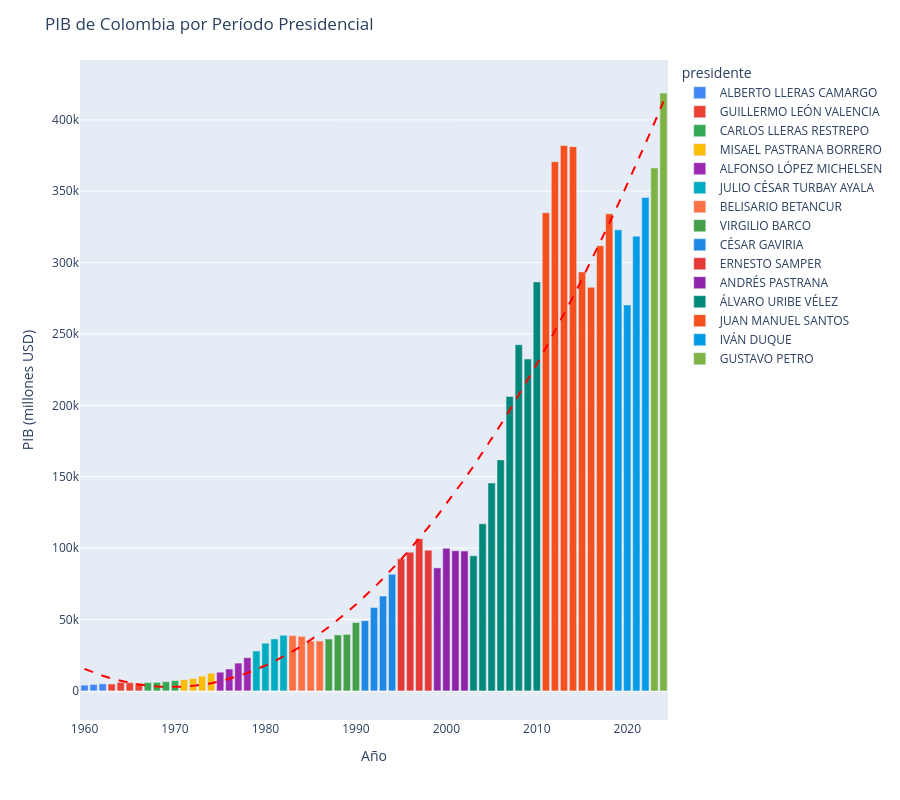

Notebook code cell kept with this figure:
### Markdown cell above
### Crecimiento del PIB Anual por periodo presidencial

### Code cell
## PIB total por período presidencial
fig = px.bar(df, x='year', y='total_gdp_million', color='presidente',
             color_discrete_map=PRES_COLOR_MAP,
             category_orders={'presidente': PRESIDENTES_ORDEN},
             labels={'total_gdp_million': 'PIB (millones USD)', 'year': 'Año'})
add_trend(fig, df['year'].values, df['total_gdp_million'].values, degree=2)
fig.update_layout(
    title='PIB de Colombia por Período Presidencial',
    xaxis_title='Año', yaxis_title='PIB (millones USD)', height=HEIGHT,
)
fig.show()

### Figure 1 — Plotly figure (JSON) as saved in the notebook; plotly's stock layout.template omitted (floating-point values rounded to 4 significant figures)
{"data": [{"alignmentgroup": "True", "hovertemplate": "presidente=ALBERTO LLERAS CAMARGO<br>Año=%{x}<br>PIB (millones USD)=%{y}<extra></extra>", "legendgroup": "ALBERTO LLERAS CAMARGO", "marker": {"color": "#4285F4", "pattern": {"shape": ""}}, "name": "ALBERTO LLERAS CAMARGO", "offsetgroup": "ALBERTO LLERAS CAMARGO", "orientation": "v", "showlegend": true, "textposition": "auto", "type": "bar", "x": [1960, 1961, 1962], "xaxis": "x", "y": [4031.0, 4540.0, 4956.0], "yaxis": "y"}, {"alignmentgroup": "True", "hovertemplate": "presidente=GUILLERMO LEÓN VALENCIA<br>Año=%{x}<br>PIB (millones USD)=%{y}<extra></extra>", "legendgroup": "GUILLERMO LEÓN VALENCIA", "marker": {"color": "#EA4335", "pattern": {"shape": ""}}, "name": "GUILLERMO LEÓN VALENCIA", "offsetgroup": "GUILLERMO LEÓN VALENCIA", "orientation": "v", "showlegend": true, "textposition": "auto", "type": "bar", "x": [1963, 1964, 1965, 1966], "xaxis": "x", "y": [4836.0, 5973.0, 5761.0, 5429.0], "yaxis": "y"}, {"alignmentgroup": "True", "hovertemplate": "presidente=CARLOS LLERAS RESTREPO<br>Año=%{x}<br>PIB (millones USD)=%{y}<extra></extra>", "legendgroup": "CARLOS LLERAS RESTREPO", "marker": {"color": "#34A853", "pattern": {"shape": ""}}, "name": "CARLOS LLERAS RESTREPO", "offsetgroup": "CARLOS LLERAS RESTREPO", "orientation": "v", "showlegend": true, "textposition": "auto", "type": "bar", "x": [1967, 1968, 1969, 1970], "xaxis": "x", "y": [5825.0, 5960.0, 6450.0, 7198.0], "yaxis": "y"}, {"alignmentgroup": "True", "hovertemplate": "presidente=MISAEL PASTRANA BORRERO<br>Año=%{x}<br>PIB (millones USD)=%{y}<extra></extra>", "legendgroup": "MISAEL PASTRANA BORRERO", "marker": {"color": "#FBBC05", "pattern": {"shape": ""}}, "name": "MISAEL PASTRANA BORRERO", "offsetgroup": "MISAEL PASTRANA BORRERO", "orientation": "v", "showlegend": true, "textposition": "auto", "type": "bar", "x": [1971, 1972, 1973, 1974], "xaxis": "x", "y": [7820.0, 8671.0, 10320.0, 12370.0], "yaxis": "y"}, {"alignmentgroup": "True", "hovertemplate": "presidente=ALFONSO LÓPEZ MICHELSEN<br>Año=%{x}<br>PIB (millones USD)=%{y}<extra></extra>", "legendgroup": "ALFONSO LÓPEZ MICHELSEN", "marker": {"color": "#9C27B0", "pattern": {"shape": ""}}, "name": "ALFONSO LÓPEZ MICHELSEN", "offsetgroup": "ALFONSO LÓPEZ MICHELSEN", "orientation": "v", "showlegend": true, "textposition": "auto", "type": "bar", "x": [1975, 1976, 1977, 1978], "xaxis": "x", "y": [13100.0, 15340.0, 19470.0, 23260.0], "yaxis": "y"}, {"alignmentgroup": "True", "hovertemplate": "presidente=JULIO CÉSAR TURBAY AYALA<br>Año=%{x}<br>PIB (millones USD)=%{y}<extra></extra>", "legendgroup": "JULIO CÉSAR TURBAY AYALA", "marker": {"color": "#00ACC1", "pattern": {"shape": ""}}, "name": "JULIO CÉSAR TURBAY AYALA", "offsetgroup": "JULIO CÉSAR TURBAY AYALA", "orientation": "v", "showlegend": true, "textposition": "auto", "type": "bar", "x": [1979, 1980, 1981, 1982], "xaxis": "x", "y": [27940.0, 33400.0, 36390.0, 38970.0], "yaxis": "y"}, {"alignmentgroup": "True", "hovertemplate": "presidente=BELISARIO BETANCUR<br>Año=%{x}<br>PIB (millones USD)=%{y}<extra></extra>", "legendgroup": "BELISARIO BETANCUR", "marker": {"color": "#FF7043", "pattern": {"shape": ""}}, "name": "BELISARIO BETANCUR", "offsetgroup": "BELISARIO BETANCUR", "orientation": "v", "showlegend": true, "textposition": "auto", "type": "bar", "x": [1983, 1984, 1985, 1986], "xaxis": "x", "y": [38730.0, 38250.0, 34890.0, 34940.0], "yaxis": "y"}, {"alignmentgroup": "True", "hovertemplate": "presidente=VIRGILIO BARCO<br>Año=%{x}<br>PIB (millones USD)=%{y}<extra></extra>", "legendgroup": "VIRGILIO BARCO", "marker": {"color": "#43A047", "pattern": {"shape": ""}}, "name": "VIRGILIO BARCO", "offsetgroup": "VIRGILIO BARCO", "orientation": "v", "showlegend": true, "textposition": "auto", "type": "bar", "x": [1987, 1988, 1989, 1990], "xaxis": "x", "y": [36370.0, 39210.0, 39540.0, 47840.0], "yaxis": "y"}, {"alignmentgroup": "True", "hovertemplate": "presidente=CÉSAR GAVIRIA<br>Año=%{x}<br>PIB (millones USD)=%{y}<extra></extra>", "legendgroup": "CÉSAR GAVIRIA", "marker": {"color": "#1E88E5", "pattern": {"shape": ""}}, "name": "CÉSAR GAVIRIA", "offsetgroup": "CÉSAR GAVIRIA", "orientation": "v", "showlegend": true, "textposition": "auto", "type": "bar", "x": [1991, 1992, 1993, 1994], "xaxis": "x", "y": [49180.0, 58420.0, 66450.0, 81700.0], "yaxis": "y"}, {"alignmentgroup": "True", "hovertemplate": "presidente=ERNESTO SAMPER<br>Año=%{x}<br>PIB (millones USD)=%{y}<extra></extra>", "legendgroup": "ERNESTO SAMPER", "marker": {"color": "#E53935", "pattern": {"shape": ""}}, "name": "ERNESTO SAMPER", "offsetgroup": "ERNESTO SAMPER", "orientation": "v", "showlegend": true, "textposition": "auto", "type": "bar", "x": [1995, 1996, 1997, 1998], "xaxis": "x", "y": [92510.0, 97160.0, 106700.0, 98440.0], "yaxis": "y"}, {"alignmentgroup": "True", "hovertemplate": "presidente=ANDRÉS PASTRANA<br>Año=%{x}<br>PIB (millones USD)=%{y}<extra></extra>", "legendgroup": "ANDRÉS PASTRANA", "marker": {"color": "#8E24AA", "pattern": {"shape": ""}}, "name": "ANDRÉS PASTRANA", "offsetgroup": "ANDRÉS PASTRANA", "orientation": "v", "showlegend": true, "textposition": "auto", "type": "bar", "x": [1999, 2000, 2001, 2002], "xaxis": "x", "y": [86190.0, 99880.0, 98200.0, 97950.0], "yaxis": "y"}, {"alignmentgroup": "True", "hovertemplate": "presidente=ÁLVARO URIBE VÉLEZ<br>Año=%{x}<br>PIB (millones USD)=%{y}<extra></extra>", "legendgroup": "ÁLVARO URIBE VÉLEZ", "marker": {"color": "#00897B", "pattern": {"shape": ""}}, "name": "ÁLVARO URIBE VÉLEZ", "offsetgroup": "ÁLVARO URIBE VÉLEZ", "orientation": "v", "showlegend": true, "textposition": "auto", "type": "bar", "x": [2003, 2004, 2005, 2006, 2007, 2008, 2009, 2010], "xaxis": "x", "y": [94640.0, 117100.0, 145600.0, 161800.0, 206200.0, 242500.0, 232500.0, 286500.0], "yaxis": "y"}, {"alignmentgroup": "True", "hovertemplate": "presidente=JUAN MANUEL SANTOS<br>Año=%{x}<br>PIB (millones USD)=%{y}<extra></extra>", "legendgroup": "JUAN MANUEL SANTOS", "marker": {"color": "#F4511E", "pattern": {"shape": ""}}, "name": "JUAN MANUEL SANTOS", "offsetgroup": "JUAN MANUEL SANTOS", "orientation": "v", "showlegend": true, "textposition": "auto", "type": "bar", "x": [2011, 2012, 2013, 2014, 2015, 2016, 2017, 2018], "xaxis": "x", "y": [335000.0, 370700.0, 382100.0, 381200.0, 293500.0, 282700.0, 311900.0, 334200.0], "yaxis": "y"}, {"alignmentgroup": "True", "hovertemplate": "presidente=IVÁN DUQUE<br>Año=%{x}<br>PIB (millones USD)=%{y}<extra></extra>", "legendgroup": "IVÁN DUQUE", "marker": {"color": "#039BE5", "pattern": {"shape": ""}}, "name": "IVÁN DUQUE", "offsetgroup": "IVÁN DUQUE", "orientation": "v", "showlegend": true, "textposition": "auto", "type": "bar", "x": [2019, 2020, 2021, 2022], "xaxis": "x", "y": [323000.0, 270300.0, 318500.0, 345600.0], "yaxis": "y"}, {"alignmentgroup": "True", "hovertemplate": "presidente=GUSTAVO PETRO<br>Año=%{x}<br>PIB (millones USD)=%{y}<extra></extra>", "legendgroup": "GUSTAVO PETRO", "marker": {"color": "#7CB342", "pattern": {"shape": ""}}, "name": "GUSTAVO PETRO", "offsetgroup": "GUSTAVO PETRO", "orientation": "v", "showlegend": true, "textposition": "auto", "type": "bar", "x": [2023, 2024], "xaxis": "x", "y": [366300.0, 418800.0], "yaxis": "y"}, {"line": {"color": "red", "dash": "dash"}, "mode": "lines", "name": "Tendencia", "showlegend": false, "type": "scatter", "x": [1960, 1961, 1962, 1963, 1964, 1965, 1966, 1967, 1968, 1969, 1970, 1971, 1972, 1973, 1974, 1975, 1976, 1977, 1978, 1979, 1980, 1981, 1982, 1983, 1984, 1985, 1986, 1987, 1988, 1989, 1990, 1991, 1992, 1993, 1994, 1995, 1996, 1997, 1998, 1999, 2000, 2001, 2002, 2003, 2004, 2005, 2006, 2007, 2008, 2009, 2010, 2011, 2012, 2013, 2014, 2015, 2016, 2017, 2018, 2019, 2020, 2021, 2022, 2023, 2024], "y": [15390.0, 12880.0, 10650.0, 8686.0, 7004.0, 5599.0, 4471.0, 3620.0, 3046.0, 2749.0, 2728.0, 2985.0, 3519.0, 4329.0, 5417.0, 6781.0, 8423.0, 10340.0, 12540.0, 15010.0, 17760.0, 20780.0, 24090.0, 27670.0, 31520.0, 35660.0, 40070.0, 44760.0, 49720.0, 54960.0, 60480.0, 66280.0, 72350.0, 78700.0, 85330.0, 92230.0, 99410.0, 106900.0, 114600.0, 122600.0, 130900.0, 139500.0, 148300.0, 157400.0, 166800.0, 176500.0, 186500.0, 196700.0, 207200.0, 218000.0, 229000.0, 240400.0, 252000.0, 263900.0, 276000.0, 288500.0, 301200.0, 314200.0, 327500.0, 341000.0, 354800.0, 368900.0, 383300.0, 398000.0, 412900.0]}], "layout": {"barmode": "relative", "height": 800, "legend": {"title": {"text": "presidente"}, "tracegroupgap": 0}, "margin": {"t": 60}, "title": {"text": "PIB de Colombia por Período Presidencial"}, "xaxis": {"anchor": "y", "domain": [0, 1], "title": {"text": "Año"}}, "yaxis": {"anchor": "x", "domain": [0, 1], "title": {"text": "PIB (millones USD)"}}}}
